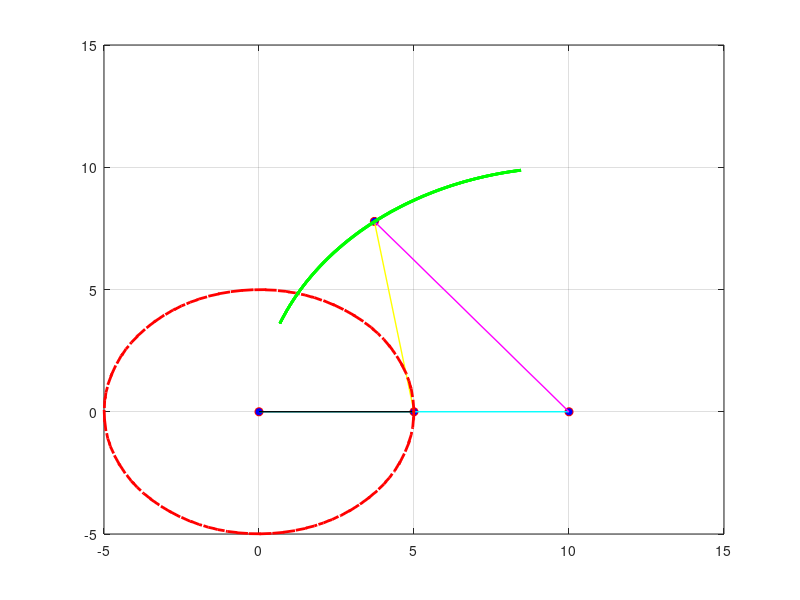

This figure's MATLAB source: (Note: this script raises an error after producing the figure.)
% variables
%time
t=linspace(0,4*pi,100);

%crank 
a = 5;

sx= a*cos(t);
sy= a*sin(t);

%ground
b = 10;

px = 0;
py = 0;

qx=10;
qy=0;

%rocker
c = 10;

d = 10;
%diagnol
E=(a^2+b^2-2*a*b*cos(t)).^(0.5);
    alpha = asin( (a./E) .* sin(t) );
    beta  = acos( (-(d^2) + (c^2) + (E.^2))/(2*c.*E));
    gaama=pi-(alpha + beta);
 rx= b + c*cos(gaama);
 ry = c*sin(gaama);

%coupler
d = 10;

i=1;
% for loop
for k=1:length(t)
    %clearing the frame
    clf
    
    t_k = t(k);
    
    %crank
    sx_k = sx(k);
    sy_k = sy(k);
    
    %ground
    px_k =0;
    py_k =0;
    
    qx_k =10;
    qy_k =0;
    
    %rocker
    
    rx_k= rx(k)
    ry_k= ry(k)

    
   % location of points
   plot(sx_k,sy_k,'o','MarkerFaceColor','b','MarkerEdgeColor','r','MarkerSize',6); hold on
   
   plot(rx_k,ry_k,'o','MarkerFaceColor','b','MarkerEdgeColor','r','MarkerSize',6); hold on
   
   plot(px_k,py_k,'o','MarkerFaceColor','b','MarkerEdgeColor','r','MarkerSize',6); hold on
   
   plot(qx_k,qy_k,'o','MarkerFaceColor','b','MarkerEdgeColor','r','MarkerSize',6); hold on
    

   % location of lines
    
    plot([px_k,qx_k],[py_k,qy_k],'c','linewidth',1) 
    hold on
   
    
    plot([qx_k,rx_k],[qy_k,ry_k],'m','linewidth',1) 
    hold on
    
    plot([rx_k,sx_k],[ry_k,sy_k],'y','linewidth',1) 
    hold on
    
    plot([sx_k,px_k],[sy_k,py_k],'k','linewidth',1) 
    hold on
   
   % location of trajectory
    plot (sx,sy,'r--','LineWidth',2)
    plot (rx,ry,'g-','LineWidth',2)
    
    % pretty graphs
      ylim([-5,15])
      xlim([-5,15])
grid on 
    % encoding
    pause(0.01)
    movie_vector(i)= getframe;
    i=i+1;    
end
% defining the movie
movie_variable= VideoWriter('4bar_mechanism');
movie_variable.FrameRate = 30;
% opening the movie
open(movie_variable);
writeVideo(movie_variable, movie_vector);
close(movie_variable);